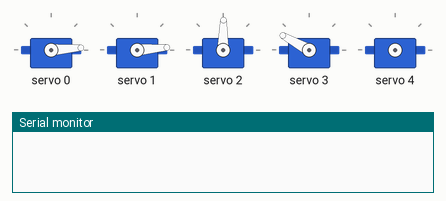
A sketch run on a simulated Arduino Uno, built with avr-gcc and run on an emulated ATmega328P. Shown: 5 × servo, the last lines printed to the serial monitor.

Above: at 2.15 s.
At 7.19 s:
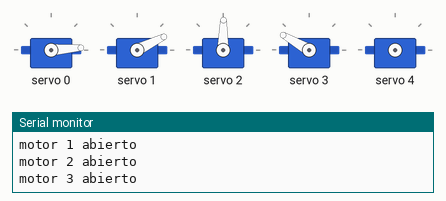
At 12.9 s:
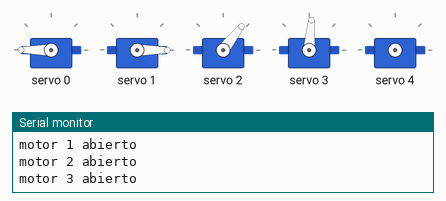
At 18.6 s:
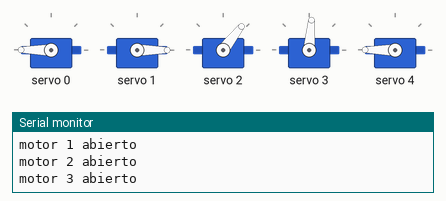
At 25.9 s:
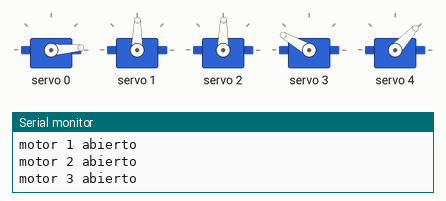
At 37.34 s:
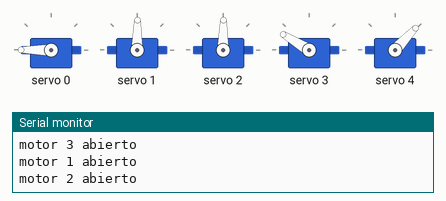
Timing chart, 0 to 40.0 s (numbered marks = the images above):
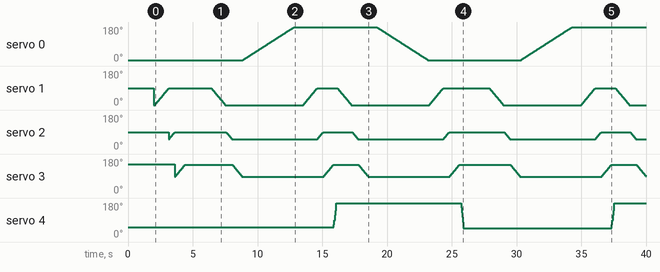

The sketch:

roboticarmV1.ino
```cpp
#include "servoSG90.h"

servoSG90 garra = servoSG90(0x40, 580 , 210, 4); // 0x40 Dirección del PCA9685
                                                // 580 Maxima posición del servo.
                                                // 210 Minima posición del servo.
                                                // 4 pin de conexión con el PCA9685 del servo

servoSG90 base = servoSG90(0x40, 550,120 , 0);

servoSG90 motor1 = servoSG90(0x40,300,100 , 1);

servoSG90 motor2 = servoSG90(0x40,300,220 , 2);

servoSG90 motor3 = servoSG90(0x40,430,290 , 3);


void setup() {
  Serial.begin(9600);

  base.init();
  garra.init();
  motor1.init();
  motor2.init();
  motor3.init();
  home();

}

void loop() {
AtoB();
}

void home(){
  base.moverMin();
  motor1.moverMax();
  motor2.moverMax();
  motor3.moverMax();

}
void AtoB(){
  base.cerrar(10);
  bajar();
  garra.cerrar(0);
  delay(2000);
  subir();
  base.abrir(10);
  bajar();
  garra.abrir(0);
  subir();
}

void bailar(){
  subir();
  bajar();
  base.moverMin();
  subir();
  bajar();
  base.moverMedio();
  subir();
  bajar();
  base.moverMax();
  subir();
  bajar();
  base.moverMedio();

}


void bajar(){


  motor1.abrir(5);
  Serial.println("motor 1 abierto");
  motor2.abrir(5);
  Serial.println("motor 2 abierto");
  motor3.abrir(5);
  Serial.println("motor 3 abierto");

}

void subir(){

  motor1.cerrar(5);
  motor2.cerrar(5);
  motor3.cerrar(5);
}
```

servo_SG90.cpp
```cpp
#include "servoSG90.h"

// Constructor que inicializa los límites máximo y mínimo
servoSG90::servoSG90(uint8_t addr, int maxLimit, int minLimit,int numberServo )
    : Adafruit_PWMServoDriver(addr),
    maxLimit(maxLimit),
    minLimit(minLimit),
    numberServo(numberServo),
    abierto(false){}
void servoSG90::init() {
    begin();
    setPWMFreq(50);
}
void servoSG90::moverMax() {
    // Ajusta el ángulo dentro de los límites máximo y mínimo

    setPWM(numberServo, 0, maxLimit);
    delay(500);
}
void servoSG90::moverMin() {
    // Ajusta el ángulo dentro de los límites máximo y mínimo

    setPWM(numberServo, 0, minLimit);
    delay(500);
}
void servoSG90::moverMedio() {
    // Ajusta el ángulo dentro de los límites máximo y mínimo

    setPWM(numberServo, 0, ((maxLimit-minLimit)/2)+minLimit);
    delay(500);
}


void servoSG90::abrir(int time=0) {
    // Ajusta el ángulo dentro de los límites máximo y mínimo
    if(abierto==false){
      for(int pos=minLimit; pos<maxLimit;pos++){
        setPWM(numberServo, 0, pos);
        //Serial.println(pos);
        delay(time);
      }
    abierto=true;
    }
}
void servoSG90::cerrar(int time=0) {
    // Ajusta el ángulo dentro de los límites máximo y mínimo
    if(abierto==true){
      for(int pos=maxLimit; minLimit<pos;pos--){
        setPWM(numberServo, 0, pos);
        //Serial.println(pos);
        delay(time);
      }
    abierto=false;
    }
}
```

servoSG90.h
```cpp
#include <Wire.h>
#include <Adafruit_PWMServoDriver.h>

#ifndef SERVOSG90_H
#define SERVOSG90_H


class servoSG90 : public Adafruit_PWMServoDriver {
public:
    // Constructor que recibe los valores de límite máximo y mínimo
    servoSG90(uint8_t addr , int maxLimit, int minLimit,int numberServo);
    void init();

    void moverMax();
    void moverMin();
    void moverMedio();
    void abrir(int time);
    void cerrar(int time);
private:
    int maxLimit;  // Atributo para el límite máximo del ángulo
    int minLimit;  // Atributo para el límite mínimo del ángulo
    int numberServo;  // Atributo para el numero del servo en el PCA
    bool abierto;
};

#endif
```
